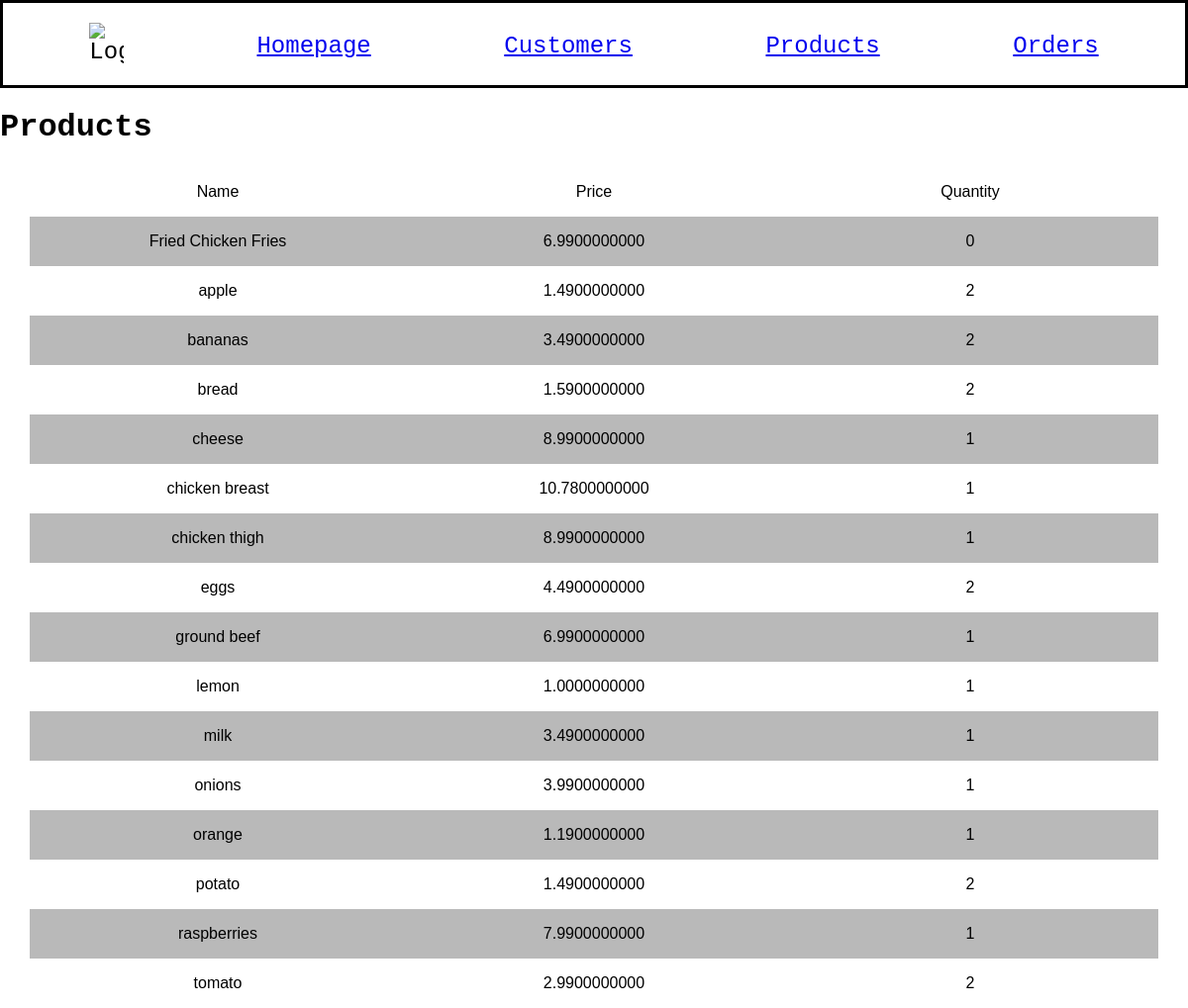
/products, run on an earlier commit of the app's database.
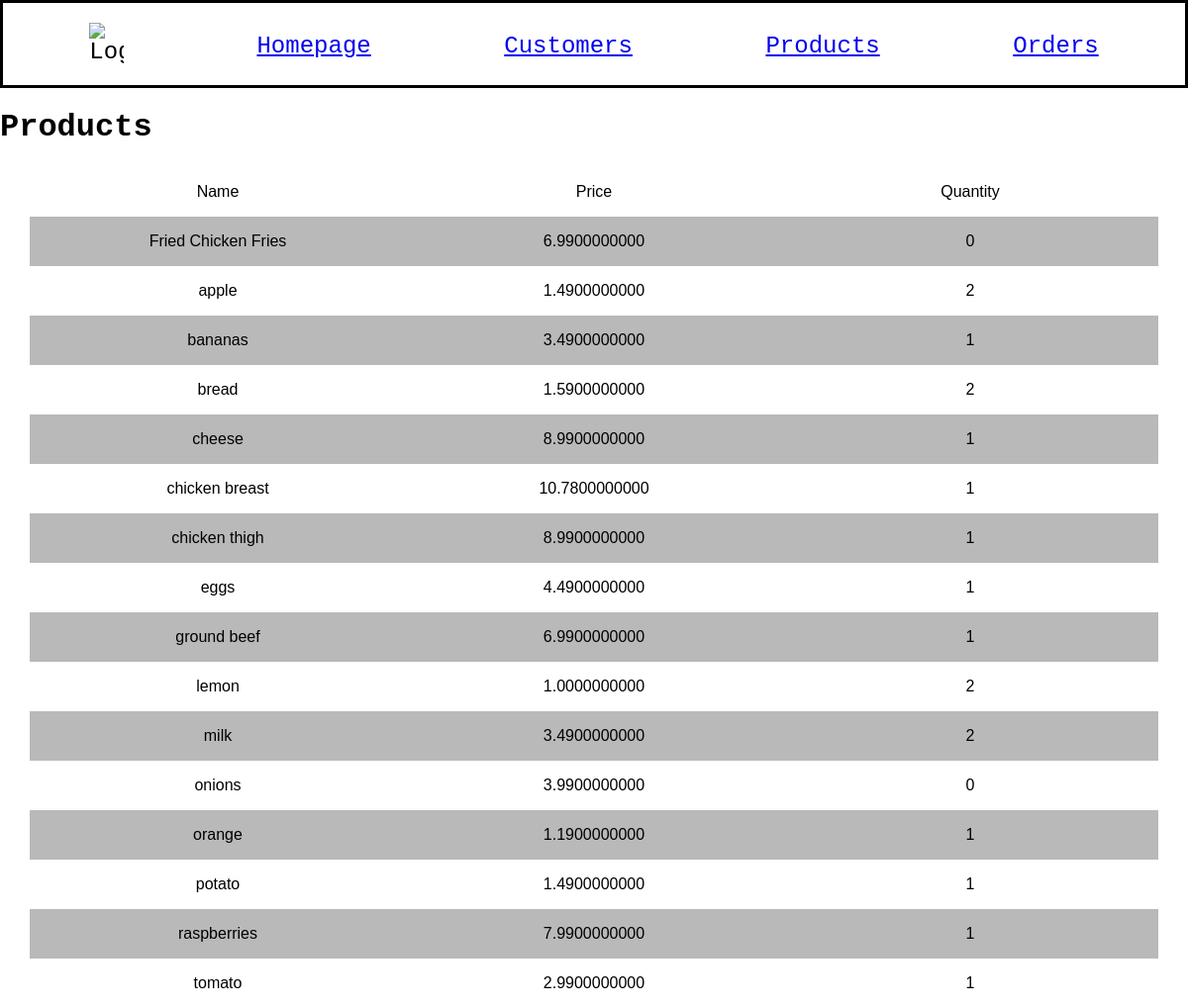
And on a later commit of the database.
### models.py (models this page shows, shortened)
class Product(db.Model):
    id = mapped_column(Integer, primary_key=True)
    name = mapped_column(String(200), nullable=False, unique=True)
    price = mapped_column(Numeric, nullable=False)
    quantity = mapped_column(Integer, nullable=False, default=10)

### app.py (the view)
@app.route("/products")
def products():
    statement = select(Product).order_by(Product.name)
    records = db.session.execute(statement)
    app_data = records.scalars()
    return render_template("products.html", products=app_data)

### templates/products.html
{% extends "base.html" %}
{% block content %}
<h1>Products</h1>
<div class="spreadsheet">
    <div>
        <p>Name</p>
    </div>
    <div>
        <p>Price</p>
    </div>
    <div>
        <p>Quantity</ p>
    </div>
</div>
{% for product in products %}
<div class="spreadsheet">
    <div>
        <p class="names">{{ product.name }}</p>
    </div>
    <div>
        <p class="info">{{ product.price }}</p>
    </div>
    <div>
        <p class="info">{{ product.quantity }}</p>
    </div>
</div>
{% endfor %}
{% endblock %}

What changed in the data, as far as the page shows it:
changed Product "bananas": quantity "2" → "1"
changed Product "eggs": quantity "2" → "1"
changed Product "lemon": quantity "1" → "2"
changed Product "milk": quantity "1" → "2"
changed Product "onions": quantity "1" → "0"
changed Product "potato": quantity "2" → "1"
changed Product "tomato": quantity "2" → "1"
